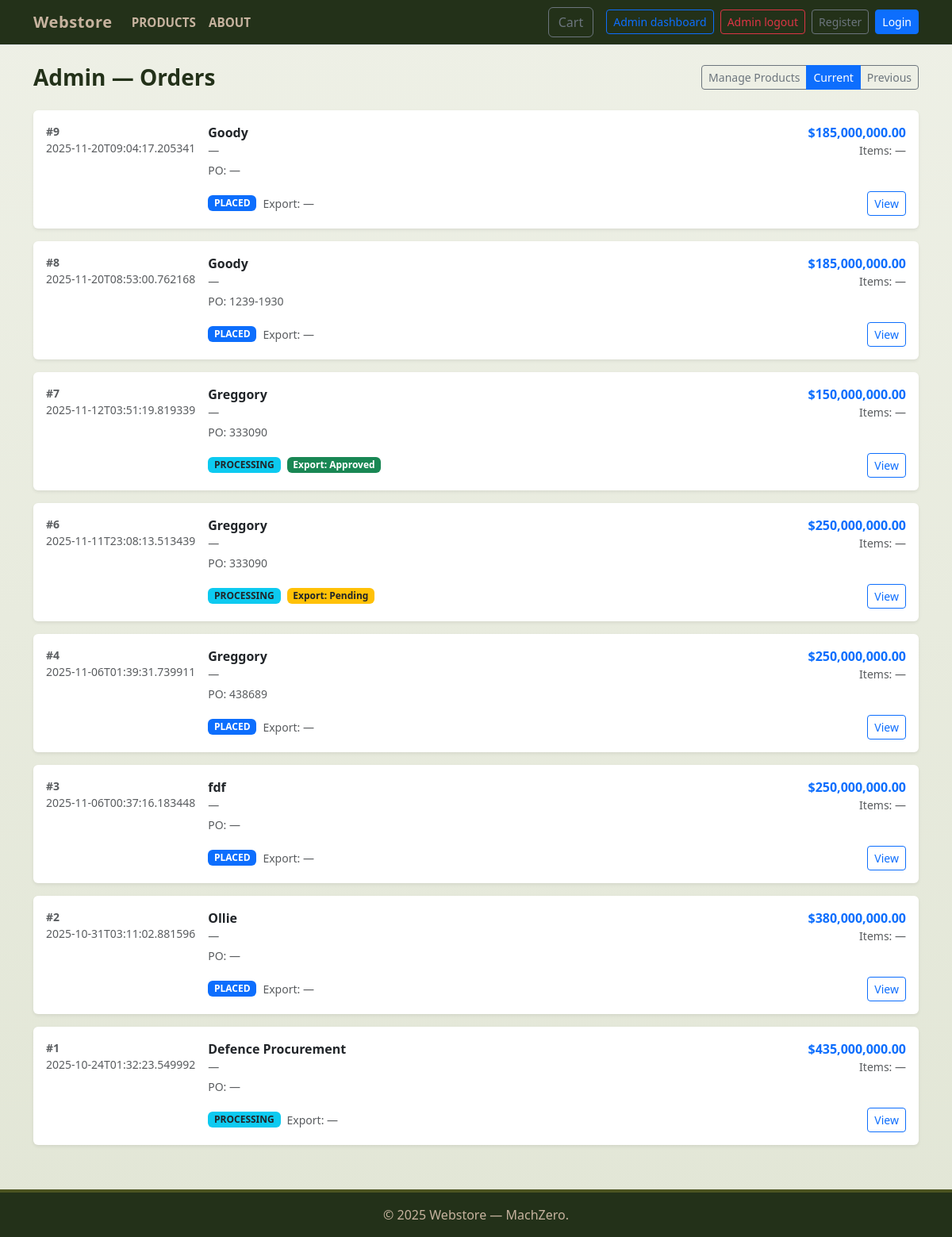
The page /admin/orders (signed in) on the database as committed earlier.
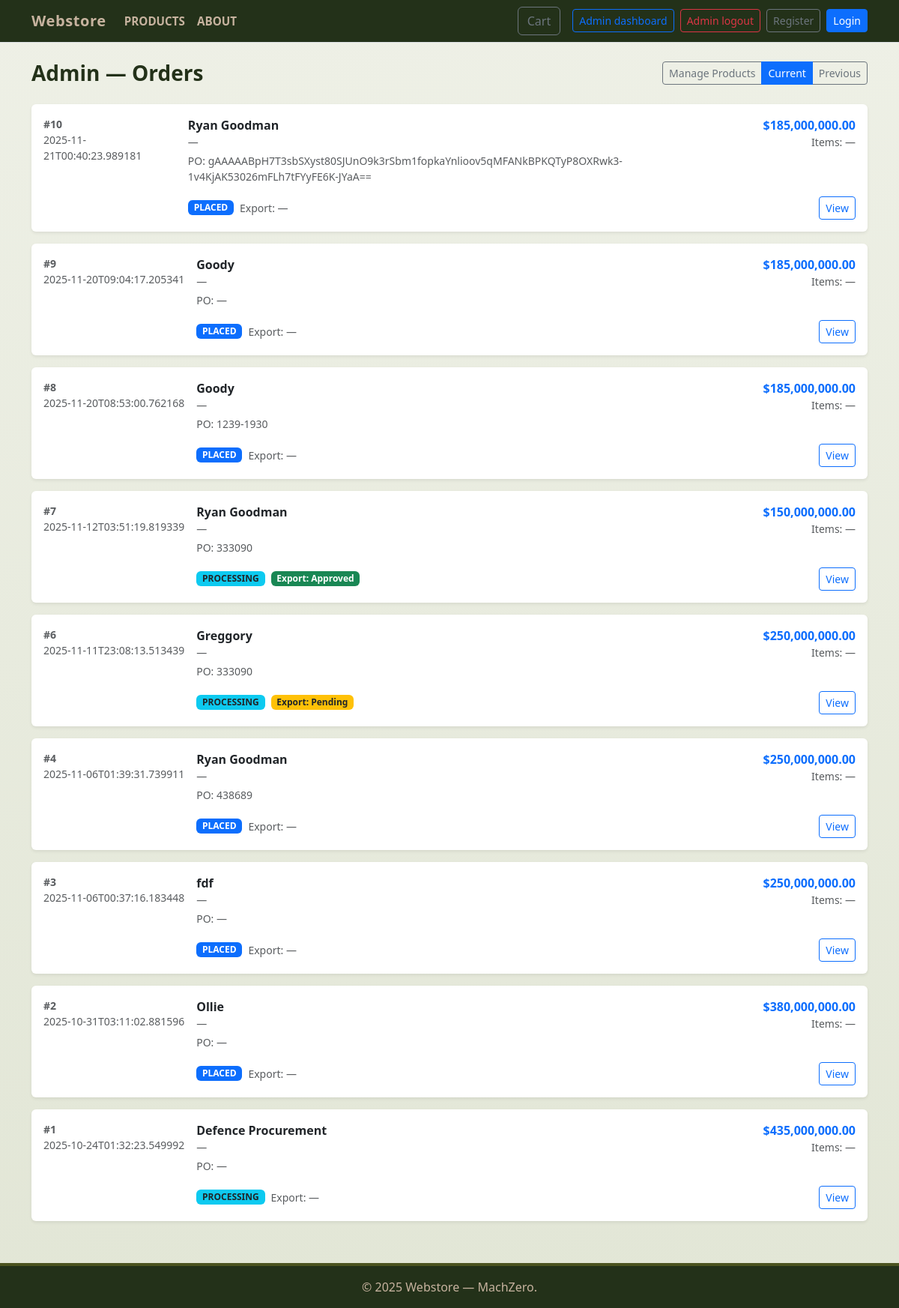
The same page on the database as committed later.
### tables this page shows
CREATE TABLE orders (
        id INTEGER PRIMARY KEY,
        customer_id INTEGER NOT NULL,
        total REAL NOT NULL,
        status TEXT NOT NULL,
        created_at TEXT NOT NULL, agency TEXT, authorized_officer TEXT, official_email TEXT, position_clearance TEXT, contact_number TEXT, po_number TEXT, contract_reference TEXT, funding_source TEXT, auth_doc TEXT, vendor_id TEXT, end_user_cert TEXT, export_license_status TEXT, delivery_location TEXT, required_delivery_date TEXT, payment_method TEXT, declaration_agreed INTEGER, digital_signature TEXT,
        FOREIGN KEY(customer_id) REFERENCES customers(id) ON DELETE CASCADE
    );

CREATE TABLE customers (
        id INTEGER PRIMARY KEY,
        name TEXT NOT NULL,
        email TEXT UNIQUE NOT NULL,
        phone TEXT,
        address TEXT,
        created_at TEXT NOT NULL
    , password TEXT);

### app.py (the view)
@app.route("/admin/orders")
@login_required
def admin_orders():
    db = get_db()
    filt = request.args.get("filter", "current")
    if filt == "previous":
        rows = db.execute(
            "SELECT o.*, c.name AS customer_name FROM orders o LEFT JOIN customers c ON o.customer_id = c.id "
            "WHERE o.status IN ('completed','shipped','cancelled') ORDER BY o.created_at DESC"
        ).fetchall()
    else:
        rows = db.execute(
            "SELECT o.*, c.name AS customer_name FROM orders o LEFT JOIN customers c ON o.customer_id = c.id "
            "WHERE o.status NOT IN ('completed','shipped','cancelled') ORDER BY o.created_at DESC"
        ).fetchall()
    return render_template("admin_orders.html", orders=rows, filter=filt)

### app.py (called while the page is built)
def login_required(f):
    @wraps(f)
    def wrapped(*args, **kwargs):
        if not session.get("is_admin"):
            return redirect(url_for("admin_login", next=request.path))
        return f(*args, **kwargs)
    return wrapped

def get_db():
    if 'db' not in g:
        conn = sqlite3.connect(DB_PATH)
        conn.row_factory = sqlite3.Row
        conn.execute("PRAGMA foreign_keys = ON;")
        g.db = conn
    return g.db

@app.context_processor
def inject_cart_count():
    cart = session.get("cart", {}) if session is not None else {}
    try:
        count = sum(int(v) for v in cart.values()) if cart else 0
    except Exception:
        count = 0
    return {"cart_count": count}

### templates/admin_orders.html (shortened to what this page needs)
<!doctype html>
<html lang="en">
<head>
  <link href="https://cdn.jsdelivr.net/npm/bootstrap@5.3.0/dist/css/bootstrap.min.css" rel="stylesheet">
  <link rel="stylesheet" href="{{ url_for('static', filename='css/styles.css') }}">
</head>
<body>
  {% include 'navbar.html' %}
  <main class="container py-4">
    <div class="d-flex justify-content-between align-items-center mb-4">
      <h3 class="mb-0 fw-bold">Admin — Orders</h3>
      <div class="btn-group" role="group" aria-label="admin actions">
        <a href="{{ url_for('admin_products') }}" class="btn btn-sm btn-outline-secondary">Manage Products</a>
        <a href="{{ url_for('admin_orders', filter='current') }}" class="btn btn-sm btn-outline-primary {% if filter!='previous' %}active{% endif %}">Current</a>
        <a href="{{ url_for('admin_orders', filter='previous') }}" class="btn btn-sm btn-outline-secondary {% if filter=='previous' %}active{% endif %}">Previous</a>
      </div>
    </div>
    {% if orders %}
      <div class="row g-3">
        {% for o in orders %}
          <div class="col-12">
            <div class="card shadow-sm border-0">
              <div class="card-body d-flex flex-column flex-md-row align-items-start">
                <div class="me-3 text-muted small" style="min-width:110px;">
                  <div class="fw-semibold">#{{ o.id }}</div>
                  <div class="text-muted">{{ o.created_at }}</div>
                </div>
                <div class="flex-grow-1">
                  <div class="d-flex justify-content-between align-items-start">
                    <div>
                      <div class="fw-semibold">{{ o.customer_name or '—' }}</div>
                      <div class="small text-muted">{{ o.customer_email or '—' }}</div>
                      <div class="small text-muted mt-1">PO: {{ o.po_number or '—' }}</div>
                    </div>
                    <div class="text-end">
                      <div class="fw-semibold text-primary">${{ "{:,.2f}".format(o.total) }}</div>
                      <div class="small text-muted">Items: {{ o.item_count if o.item_count is defined else '—' }}</div>
                    </div>
                  </div>
                  <div class="mt-3 d-flex flex-wrap gap-2 align-items-center">
                    {% set s = (o.status or '') %}
                    {% if s == 'placed' %}
                      <span class="badge bg-primary text-uppercase small">{{ s }}</span>
                    {% elif s == 'processing' %}
                      <span class="badge bg-info text-dark text-uppercase small">{{ s }}</span>
                    {% elif s == 'shipped' %}
                      <span class="badge bg-secondary text-uppercase small">{{ s }}</span>
                    {% elif s == 'completed' %}
                      <span class="badge bg-success text-uppercase small">{{ s }}</span>
                    {% elif s == 'cancelled' %}
                      <span class="badge bg-danger text-uppercase small">{{ s }}</span>
                    {% else %}
                      <span class="badge bg-secondary text-uppercase small">{{ s }}</span>
                    {% endif %}
                    {% set e = o.export_license_status %}
                    {% if e %}
                      {% if e == 'Approved' %}
                        <span class="badge bg-success small">Export: {{ e }}</span>
                      {% elif e == 'Pending' %}
                        <span class="badge bg-warning text-dark small">Export: {{ e }}</span>
                      {% elif e == 'Exempt' %}
                        <span class="badge bg-info text-dark small">Export: {{ e }}</span>
                      {% else %}
                        <span class="badge bg-secondary small">Export: {{ e }}</span>
                      {% endif %}
                    {% else %}
                      <span class="text-muted small">Export: —</span>
                    {% endif %}
                    <div class="ms-auto">
                      <a class="btn btn-sm btn-outline-primary" href="{{ url_for('admin_order_detail', order_id=o.id) }}">View</a>
                    </div>
                  </div>
                </div>
              </div>
            </div>
          </div>
        {% endfor %}
      </div>
    {% else %}
      <div class="card shadow-sm">
        <div class="card-body text-center text-muted">
          No orders found.
        </div>
      </div>
    {% endif %}
  </main>
<footer>
  <div class="container">
    &copy; {{ 2025 }} Webstore — MachZero.
  </div>
</footer>
</body>
</html>

### templates/navbar.html (shortened to what this page needs)
<nav class="navbar navbar-expand-lg navbar-light bg-light border-bottom">
  <div class="container">
    <a class="navbar-brand" href="{{ url_for('index') }}">Webstore</a>
    <div class="collapse navbar-collapse" id="navMain">
      <ul class="navbar-nav me-auto mb-2 mb-lg-0">
        <li class="nav-item"><a class="nav-link" href="{{ url_for('products') }}">Products</a></li>
        <li class="nav-item"><a class="nav-link" href="{{ url_for('about') }}">About</a></li>
      </ul>
      <div class="d-flex align-items-center">
        <a class="btn btn-outline-secondary position-relative me-3" href="{{ url_for('cart_view') }}">
          Cart
        </a>
        {% if session.get('is_admin') %}
          <a class="btn btn-sm btn-outline-primary me-2" href="{{ url_for('admin_products') }}">Admin dashboard</a>
          <a class="btn btn-sm btn-outline-danger me-2" href="{{ url_for('admin_logout') }}">Admin logout</a>
        {% else %}
          <a class="btn btn-sm btn-outline-secondary me-2" href="{{ url_for('admin_login') }}">Admin login</a>
        {% endif %}
        {% if session.get('customer_name') %}
          <span class="me-2 small text-muted">Hello, {{ session.get('customer_name') }}</span>
          <a class="btn btn-sm btn-outline-danger" href="{{ url_for('logout') }}">Logout</a>
        {% else %}
          <a class="btn btn-sm btn-outline-secondary me-2" href="{{ url_for('register') }}">Register</a>
          <a class="btn btn-sm btn-primary" href="{{ url_for('login') }}">Login</a>
        {% endif %}
      </div>
    </div>
  </div>
</nav>

### static/css/styles.css (style rules this page uses)
:root { --olive: #4b5320; --army-dark: #233119; --khaki: #c7b39f; --sand: #e6dcc8; --accent: #8b1f1f; --white: #ffffff; --navy: #001a66; }
body { background: linear-gradient(180deg, #eef0e6 0%, #e2e6d6 100%); color: var(--army-dark); font-family: "Segoe UI", Roboto, "Helvetica Neue", Arial, sans-serif; margin: 0; }
body { transition: opacity 320ms ease-in-out; will-change: opacity; }
.navbar { background: var(--army-dark) !important; border-bottom: 4px solid var(--olive); }
.navbar .navbar-brand { color: var(--khaki) !important; font-weight: 800; letter-spacing: .6px; }
.navbar .nav-link { color: var(--khaki) !important; font-weight: 600; text-transform: uppercase; font-size: 0.95rem; }
footer { background: var(--army-dark); color: var(--khaki); border-top: 4px solid var(--olive); padding: 1rem 0; margin-top: 2rem; text-align: center; }

Rows that differ between the two databases and show on the page:
added orders: id "10", created_at "2025-11-21T00:40:23.989181", name "Ryan Goodman", customer_email "—", po_number "gAAAAABpH7T3sbSXyst80SJUnO9k3rSbm1fopkaYnlioov5qMFANkBPKQTyP8OXRwk3-1v4KjAK53026mFLh7tFYyFE6K-JYaA==", total "185,000,000.00", item_count "—", status "PLACED", shows "Export: —"
changed through a linked row, orders "Approved": name "Greggory" → "Ryan Goodman"
changed through a linked row, orders id 4: name "Greggory" → "Ryan Goodman"
